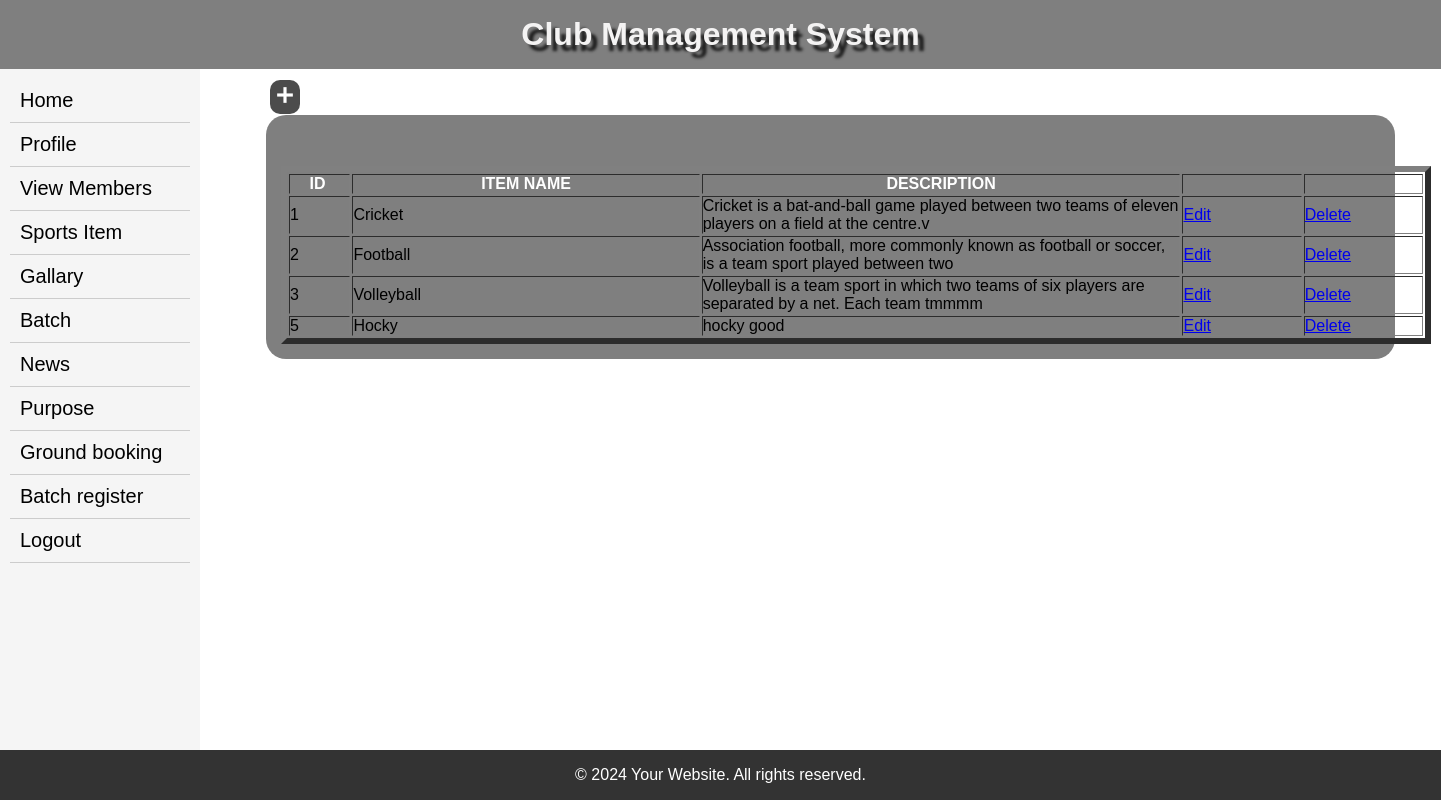
The app's page /adminviewsportsitem/ with its own data.
### myapp/models.py (models this page shows, shortened)
class sportsitem(models.Model):
    id=models.AutoField(primary_key=True)
    item_name=models.CharField(max_length=50)
    description=models.TextField(max_length=100)

### myapp/views.py (the view)
# urls.py: path('adminviewsportsitem/',views.adminviewsportsitem, name='viewsportsitem'),
def adminviewsportsitem(request):
    list=sportsitem.objects.all()
    return render(request,'adminviewsportsitem.html',{'list':list})

### templates/adminviewsportsitem.html (shortened to what this page needs)
{% extends 'admin_index.html' %}
{% block body %}
<body>
<form id="form1" name="form1" method="post"><table width="1150" height="100" border="6">
     <a href="{% url 'addsportsitem' %}" style="position: fixed; top:80px; left: 270px; color:#fff; background-color: rgba(0,0,0,0.7); padding:3px; border-radius:10px;"><span class="material-symbols-outlined">
</span></a><br><br>
  <tbody>
    <tr>
      <th width="28" scope="col">ID&nbsp;</th>
      <th width="158.4" scope="col">ITEM NAME</th>
      <th width="218.4" scope="col">DESCRIPTION</th>
      <th width="54.4" scope="col">&nbsp;</th>
        <th width="54.4" scope="col">&nbsp;</th>
    </tr>
      {% for i in list %}
    <tr>
      <td>{{i.id}}</td>
      <td>{{i.item_name}}</td>
      <td>{{i.description}}</td>
        <td><a href="{% url 'editsportsitem' i.id %}">Edit</a></td>
        <td><a href="{% url 'deletesportsitem' i.id %}">Delete</a></td>
    </tr>
  {% endfor %}
  </tbody>
</table>
</form>
</body>
{% endblock %}

### templates/admin_index.html (style rules this page uses)
* { margin: 0; padding: 0; box-sizing: border-box; }
body { font-family: Arial, sans-serif; background-image: url(https://png.pngtree.com/background/20230512/original/pngtree-sport-background-picture-image_2502918.jpg); background-size: cover; background-repeat: no-repeat; }
th { color:#fff; }
.material-symbols-outlined { font-variation-settings: 'FILL' 8, 'wght' 900, 'GRAD' 0, 'opsz' 24 }

### records on screen
sportsitem: id "1", item_name "Cricket", description "Cricket is a bat-and-ball game played between two teams of eleven players on a field at the centre.v"
sportsitem: id "2", item_name "Football", description "Association football, more commonly known as football or soccer, is a team sport played between two"
sportsitem: id "3", item_name "Volleyball", description "Volleyball is a team sport in which two teams of six players are separated by a net. Each team tmmmm"
sportsitem: id "5", item_name "Hocky", description "hocky good"
